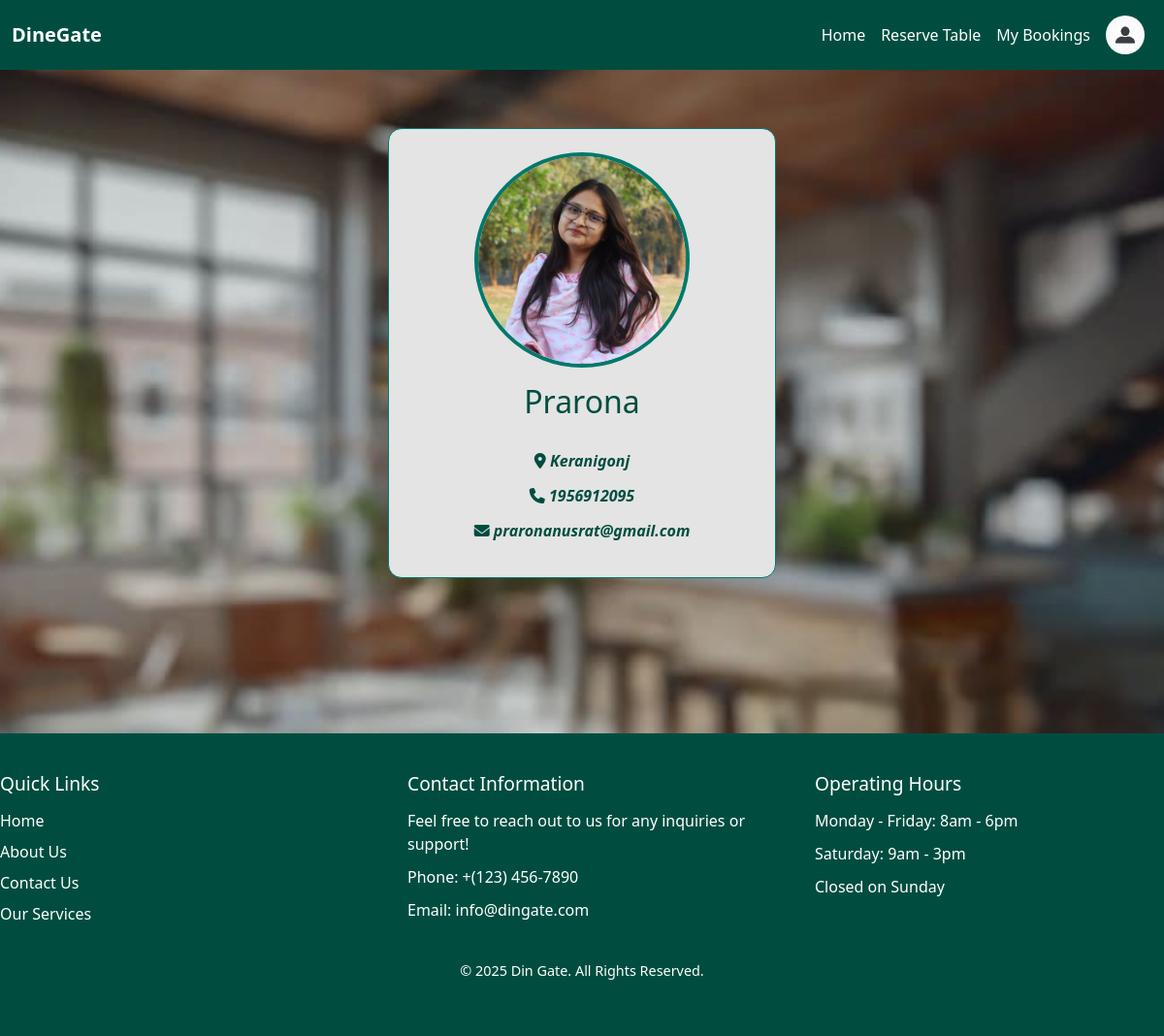
/Customer_profile/4/ (signed in), run on the app's committed database.
### account/models.py (models this page shows, shortened)
class CustomerUser(models.Model):
    user_name=models.CharField(max_length=100)
    user_email=models.EmailField(max_length=100,blank=True,null=True)
    user_contect_number=models.CharField(max_length=15,blank=True,null=True)
    user_address=models.CharField(max_length=200,blank=True,null=True)
    user_image=models.ImageField(blank=True,null=True)
    user_password=models.CharField(max_length=200,blank=True,null=True)
    role = models.CharField(max_length=20, default='customer')

### account/views.py (the view)
# urls.py: path('Customer_profile/<str:id>/',a_views.Customer_profile, name='Customer_profile'),
def Customer_profile(request,id):
    customer = CustomerUser.objects.get(pk=id)
    return render(request, 'account/Customer_profile.html', {'customer': customer})

### account/context_processors.py (called while the page is built)
def user_role(request):
    user = None
    role = None
    if request.session.get('user_id'):
        try:
            user = CustomerUser.objects.get(id=request.session['user_id'])
            role = 'customer'
        except CustomerUser.DoesNotExist:
            pass
    elif request.session.get('restaurant_id'):
        try:
            user = Restaurant.objects.get(id=request.session['restaurant_id'])
            role = 'restaurant'
        except Restaurant.DoesNotExist:
            pass
    return {
        'logged_user': user,
        'logged_role': role,
    }

### template/account/Customer_profile.html
{% extends 'base.html' %}
{% load static %}
{% block content %}
<div class="profile-card-wrapper">
  <div class="profile-card-header">
    {% if customer.user_image %}
      <img src="{{ customer.user_image.url }}" alt="User Avatar" class="profile-avatar-img">
    {% else %}
      <img src="{% static 'images/dp2.jpg' %}" alt="Default Avatar" class="profile-avatar-img">
    {% endif %}
    <div class="profile-card-user">
      <h2>{{ customer.user_name }}</h2>
    </div>
  </div>
  <div class="profile-info-block" style="text-align: center;">
    <p><i class="fas fa-map-marker-alt"></i> <b><i> {{ customer.user_address }}</b></i></p>
    <p><i class="fas fa-phone"></i> <b><i>{{ customer.user_contect_number }}</b></i></p>
    <p><i class="fas fa-envelope"></i><b><i> {{ customer.user_email }}</b></i></p>
  </div>
</div>
{% endblock %}

### static/css/style.css (style rules this page uses)
body { background-color: #f5f7f2; background-image: url('../images/back.jpg'); background-size: cover; background-position: center; background-repeat: no-repeat; background-attachment: fixed; font-family: 'Segoe UI', Tahoma, Geneva, Verdana, sans-serif; color: #1e1e1e; margin: 0; padding: 0; }
body { font-family: Arial, sans-serif; background-color: #f4f7f6; color: #333; }
h1, h2 { color: #008080; text-align: center; }
h1, h2, h3, h4, h5, h6, p, span, li, a { color: #1e1e1e; }
h1, h2 { color: #1e1e1e; }
html, body { height: 100%; margin: 0; }
.profile-card-wrapper { max-width: 400px; margin: 60px auto; padding: 24px; background-color: #e3e4e3; border: 1px solid #00796B; border-radius: 14px; box-shadow: 0 6px 16px rgba(0, 0, 0, 0.08); text-align: center; }
.profile-card-header { display: block; margin-bottom: 30px; }
.profile-avatar-img { width: 222px; height: 222px; border-radius: 50%; border: 4px solid #00796B; object-fit: cover; margin-bottom: 16px; }
.profile-card-user { color: #004D40; }
.profile-card-user h2 { margin-bottom: 4px; font-size: 2rem; }
.profile-info-block { margin-top: 25px; text-align: center; }
.profile-info-block p { margin-bottom: 12px; font-size: 1rem; color: #004D40; }
.profile-card-wrapper h2 { color: #004D40; margin-bottom: 30px; text-align: center; }
.profile-info-block { text-align: left; }
.profile-info-block i { color: #004D40; text-align: center; }

### data on the page
CustomerUser: user_image (picture), user_name "Prarona", user_address "Keranigonj", user_contect_number "1956912095", user_email "praronanusrat@gmail.com"
